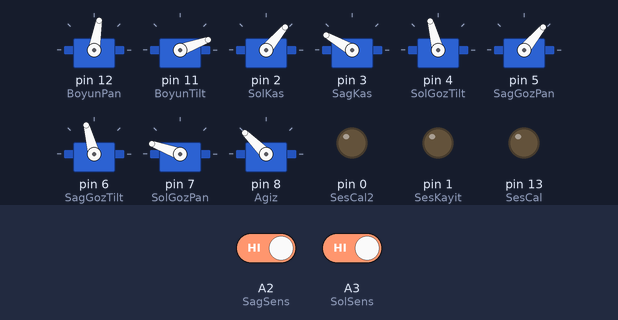
A sketch run on a simulated Arduino Nano, built with avr-gcc and run on an emulated ATmega328P. On the bench: 9 × servo, output pins drawn as LEDs (lit = HIGH). Inputs (shaded band) come from the test bench; at power-on: A2 (SagSens) HIGH, A3 (SolSens) HIGH.

Above: at 18.0 s.
18.1 s: A2 (SagSens) driven LOW and A3 (SolSens) driven LOW
At 18.26 s:
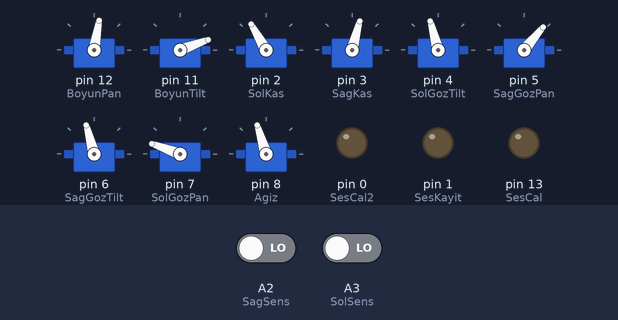
At 18.87 s:
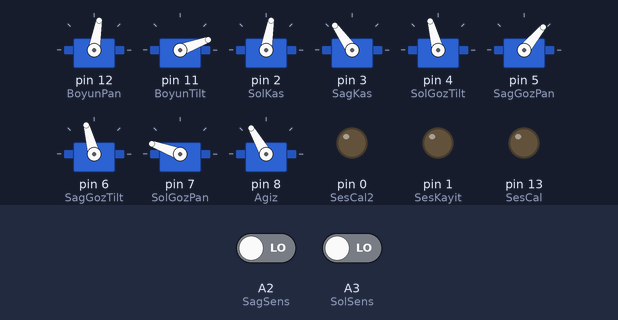
Timing chart, 0 to 29.4 s (numbered marks = the images above; inputs shaded):
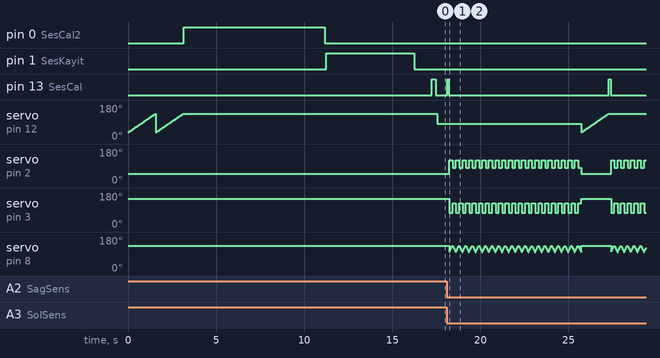

The sketch:

Uygulama_8.1.ino
```cpp
/*
Program No: 8.1
Program Adı: Animatronik Kafa

Kullanılan Arduino Modeli: Arduino Nano
Web Adres: www.arduinouygulamalari.com
-------------------------------------------------
*/
#include <Servo.h>
Servo BoyunPan;
Servo BoyunTilt;
Servo SagKas;
Servo SolKas;
Servo SolGozTilt;
Servo SolGozPan;
Servo SagGozTilt;
Servo SagGozPan;
Servo Agiz;
int SagSens = A2;
int SolSens = A3;
int SesKayit = 1;
int SesCal = 13;
int SesCal2 = 0;

int bekleme = 15;
int pos;
int x;
void setup()
{
  pinMode(SolSens, INPUT);
  pinMode(SagSens, INPUT);

  pinMode(SesKayit, OUTPUT);
  pinMode(SesCal, OUTPUT);
  pinMode(SesCal2, OUTPUT);
  digitalWrite(SesCal2, LOW);
  //pinMode(OnSens, INPUT);
  BoyunPan.attach(12); // 85 Orta
  BoyunTilt.attach(11);
  SolKas.attach(2);
  SagKas.attach(3);
  SolGozTilt.attach(4);
  SagGozPan.attach(5);
  SagGozTilt.attach(6);
  SolGozPan.attach(7);
  Agiz.attach(8);
  digitalWrite(SagSens, HIGH);
  digitalWrite(SolSens, HIGH);
  digitalWrite(SesCal, LOW);
  digitalWrite(SesCal2, LOW);
  digitalWrite(SesKayit, LOW);
}

void SagYukari() {
  for (x = 1; x <= 150; x += 1) {
    BoyunPan.write(150);
    BoyunTilt.write(10);
    SagKas.write(50);
    SolKas.write(150);
    SagGozTilt.write(60);
    SolGozTilt.write(135);
    SagGozPan.write(80);
    SolGozPan.write(190);
    Agiz.write(120);
    delay(bekleme);

  }
}

void Sasirma() {
  for (x = 1; x <= 50; x += 1) {
    BoyunPan.write(105);
    BoyunTilt.write(100);
    SagKas.write(75);
    SolKas.write(120);
    SagGozTilt.write(105);
    SolGozTilt.write(105);
    SagGozPan.write(50);
    SolGozPan.write(160);
    Agiz.write(100);
    delay(bekleme);
  }
}

void KafaPan() {
  for (x = 35; x <= 135; x += 1) {
    BoyunPan.write(x);
    BoyunTilt.write(20);
    SagKas.write(150);
    SolKas.write(50);
    SagGozTilt.write(105);
    SolGozTilt.write(105);
    SagGozPan.write(50);
    SolGozPan.write(160);
    Agiz.write(135);
    delay(15);
  }
  for (x = 135; x <= 35; x -= 1) {
    BoyunPan.write(x);
    BoyunTilt.write(20);
    SagKas.write(150);

    SolKas.write(50);
    SagGozTilt.write(105);
    SolGozTilt.write(105);
    SagGozPan.write(50);
    SolGozPan.write(160);
    Agiz.write(135);
    delay(15);
  }
}
void Sekil() {
  for (x = 35; x <= 135; x += 1) {
    BoyunPan.write(x);
    /*BoyunTilt.write(20);
    SagKas.write(150);
    SolKas.write(50);
    SagGozTilt.write(105);
    SolGozTilt.write(105);
    SagGozPan.write(50);
    SolGozPan.write(160);
    Agiz.write(135);*/
    delay(15);
  }

  for (x = 135; x <= 35; x -= 1) {
    BoyunPan.write(x);
    /*
    BoyunTilt.write(20);
    SagKas.write(150);
    SolKas.write(50);
    SagGozTilt.write(105);
    SolGozTilt.write(105);
    SagGozPan.write(50);
    SolGozPan.write(160);
    Agiz.write(135);
    */ delay(15);
  }
}

void SolaBak() {
  BoyunPan.write(35);
  BoyunTilt.write(20);
  SagKas.write(150);
  SolKas.write(50);
  SagGozTilt.write(105);
  SolGozTilt.write(105);
  SagGozPan.write(50);
  SolGozPan.write(160);
  Agiz.write(135);
  delay(15);
}

void SagaBak() {
  BoyunPan.write(135);
  BoyunTilt.write(20);
  SagKas.write(150);
  SolKas.write(50);
  SagGozTilt.write(105);
  SolGozTilt.write(105);
  SagGozPan.write(50);
  SolGozPan.write(160);
  Agiz.write(135);
  delay(15);
}
void Duz() {
  BoyunPan.write(80);
  BoyunTilt.write(20);
  SagKas.write(150);
  SolKas.write(50);
  SagGozTilt.write(105);
  SolGozTilt.write(105);
  SagGozPan.write(50);
  SolGozPan.write(160);

  Agiz.write(135);
  delay(15);
}
void Konusma() {
  digitalWrite(SesCal, LOW);
  digitalWrite(SesCal, HIGH);
  delay(100);
  digitalWrite(SesCal, LOW);
  delay(5);
  for (x = 1; x <= 20; x += 1) {
    for (pos = 100; pos <= 135; pos += 1) // goes from 0 degrees to 180 degrees
    { // in steps of 1 degree
      SagKas.write(75);
      SolKas.write(120);
      Agiz.write(pos); // tell servo to go to position in variable 'pos'
      delay(5); // waits 15ms for the servo to reach the position
    }
    for (pos = 135; pos >= 100; pos -= 1) // goes from 180 degrees to 0 degrees
    {
      SagKas.write(125);
      SolKas.write(80);
      Agiz.write(pos); // tell servo to go to position in variable 'pos'
      delay(5); // waits 15ms for the servo to reach the position
    }
  }
  digitalWrite(SesCal, LOW);
}

void SesAl () {
  digitalWrite(SesCal2, LOW);
  digitalWrite(SesKayit, HIGH);
  delay(5000);
  digitalWrite(SesKayit, LOW);
  delay(500);

}
void SesVer () {
  digitalWrite(SesCal2, LOW);
  digitalWrite(SesCal, HIGH);
  delay(200);
  digitalWrite(SesCal, LOW);
  delay(100);
}
void SesVer2 () {
  digitalWrite(SesCal2, HIGH);
  delay(8000);
  digitalWrite(SesCal2, LOW);
  delay(100);
}

void MotorlarBosta () {
  digitalWrite(12, LOW);
  digitalWrite(11, LOW);
  digitalWrite(10, LOW);
  digitalWrite(9, LOW);
  digitalWrite(8, LOW);
  digitalWrite(7, LOW);
  digitalWrite(6, LOW);
  digitalWrite(5, LOW);
  digitalWrite(4, LOW);
  digitalWrite(3, LOW);
  digitalWrite(2, LOW);
  digitalWrite(SesCal, LOW);
  digitalWrite(SesCal2, LOW);
  delay(200);
}

void loop()
{
  KafaPan();
  KafaPan();
  SesVer2(); //Ezberden
  SesAl();
  delay(500);
  SesVer();
  while (1) {
    if (digitalRead(SolSens) == 0 && digitalRead(SagSens) == 1 ) {
      SolaBak();
    } else if (digitalRead(SagSens) == 0 && digitalRead(SolSens) == 1 ) {
      SagaBak();
    }
    else if (digitalRead(SagSens) == 0 && digitalRead(SolSens) == 0 ) {
      Konusma();
      KafaPan();
    }
    else
    {
      Duz();
    }
  }/*
//Duz();*/
  // Sasirma();
  //Konusma();
  // SagYukari();
  //KafaPan();
}
```

Measured:
- after the input at 18.1 s, pin 13 (SesCal): alternates HIGH for 0.10 s and LOW for 9.1 s, starting at once; servo on pin 2 (SolKas): 50° → 120° after 0.14 s, → 80° 0.18 s later, → 120° 0.19 s later, → 80° 0.19 s later, … (52 changes in this stretch)
